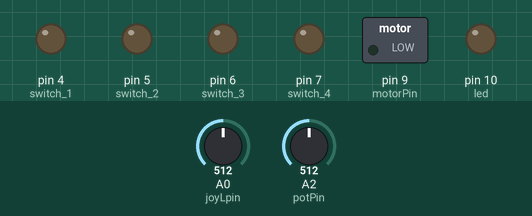
Recording of a sketch running on a simulated Arduino Uno, built with avr-gcc and run on an emulated ATmega328P. Parts: switched loads named in the sketch (green lamp = pin HIGH), output pins drawn as LEDs (lit = HIGH). The inputs (shaded band) are chosen by the test bench; at power-on: A0 (joyLpin) = 512, A2 (potPin) = 512. What the sketch prints to the serial monitor is not drawn.

Above: at 1.2 s.
1.3 s: A0 (joyLpin) set to 544
At 1.7 s:
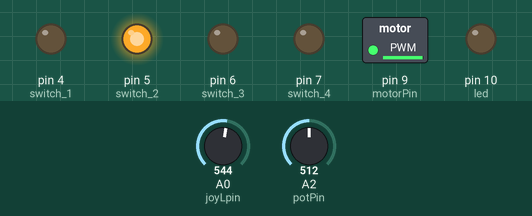
2.8 s: A0 (joyLpin) set to 511
At 3.6 s:
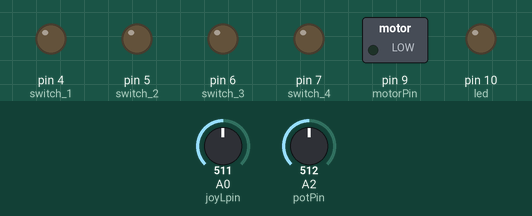
4.3 s: A0 (joyLpin) set to 483
At 5.2 s:
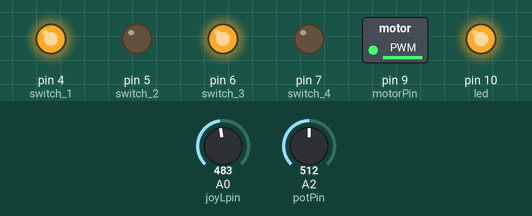
5.8 s: A0 (joyLpin) set to 716
At 7.3 s:
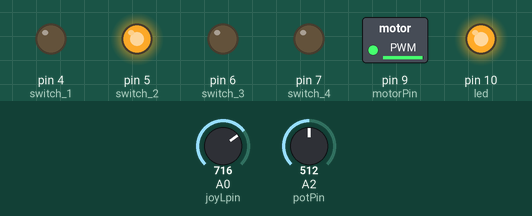
Timing chart, 0 to 8.4 s (numbered marks = the images above; inputs shaded):
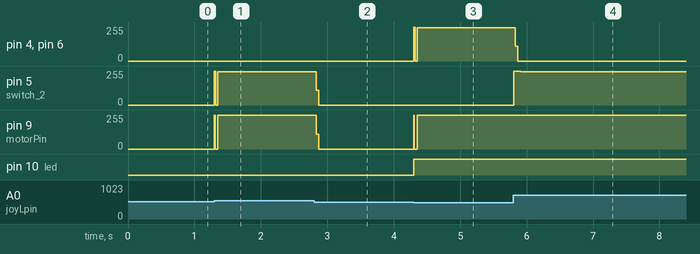

Measured:
- the behaviour switches between 532 and 533 on A0 (joyLpin) (found by bisection; images 0 and 1)
- the behaviour switches between 492 and 491 on A0 (joyLpin) (found by bisection; images 2 and 3)
- after the input at 1.3 s, pin 5 (switch_2): 0/255 → 251/255 at once; pin 9 (motorPin): 0/255 → 252/255 at once
- after the input at 2.8 s, pin 5 (switch_2): 251/255 → 0/255 at once; pin 9 (motorPin): 252/255 → 0/255 at once
- after the input at 4.3 s, pin 4 (switch_1), pin 6 (switch_3): 0/255 → 251/255 at once; pin 9 (motorPin): 0/255 → 252/255 at once; pin 10 (led): LOW → HIGH at once
- after the input at 5.8 s, pin 4 (switch_1), pin 6 (switch_3): 251/255 → 0/255 at once; pin 5 (switch_2): 0/255 → 255/255 at once, → 249/255 0.10 s later

The sketch:

joystick.ino
```cpp
int motorPin = 9;
int switch_1 = 4;
int switch_2  = 5;
int switch_3 = 6;
int switch_4 =7;
int btnBreak = 8;
int led = 10;
const int joyLpin = A0;     // left joystick
const int potPin = A2;

int joyL;                   // left joystick reading (0-1023 from ADC)
const int deadzone = 20;
int joyLneutral;            // left joystick neutral position
int potValue = 0;
int motorSpeed = 0;
void setup() {
  // put your setup code here, to run once:
  pinMode(motorPin,OUTPUT);
  pinMode(switch_1,OUTPUT);
  pinMode(switch_2,OUTPUT);
  pinMode(switch_3,OUTPUT);
  pinMode(switch_4,OUTPUT);
  pinMode(led,OUTPUT);

   joyLneutral = analogRead(joyLpin);


  Serial.begin(9600);
}

void loop() {
  // initialising the potential, switches and joystick values
    potValue = analogRead(potPin);
    joyL = analogRead(joyLpin);
    digitalWrite(motorPin,LOW);
    digitalWrite(switch_1,LOW);
    digitalWrite(switch_3,LOW);
    digitalWrite(switch_4,LOW);
    digitalWrite(switch_2,LOW);


  //range of the the potentiometer for speeding
  motorSpeed = map(potValue, 0, 1023, 0, 255);

  // set left motor direction and speed
  if((joyL-joyLneutral) < -deadzone){ // joystick pushed forward
    analogWrite(motorPin, motorSpeed);
    Serial.print(potValue);
    digitalWrite(motorPin,HIGH);
    digitalWrite(led,HIGH);
    digitalWrite(switch_1,HIGH);
    digitalWrite(switch_3,HIGH);
    digitalWrite(switch_4,LOW);
    delay(10);
  }

   else if((joyL-joyLneutral) > deadzone){//joystick pushed backward
      analogWrite(motorPin, motorSpeed);
    Serial.print(potValue);
    digitalWrite(motorPin,HIGH);
    digitalWrite(switch_4,HIGH);
    digitalWrite(switch_2,HIGH);
    digitalWrite(switch_1,LOW);
    digitalWrite(switch_4,LOW);
    delay(10);

   }
   else if(btnBreak == HIGH){// button to automatically stop the motor movement
    digitalWrite(motorPin,LOW);
    digitalWrite(switch_4,HIGH);
    digitalWrite(switch_2,HIGH);
    digitalWrite(switch_1,LOW);
    digitalWrite(switch_4,LOW);
    delay(10);
   }
  else{
    digitalWrite(motorPin,LOW);
    digitalWrite(motorPin,LOW);
    digitalWrite(switch_1,LOW);
    digitalWrite(switch_3,LOW);
    digitalWrite(switch_4,LOW);
    digitalWrite(switch_2,LOW);
    digitalWrite(led,LOW);
  }
}
```
